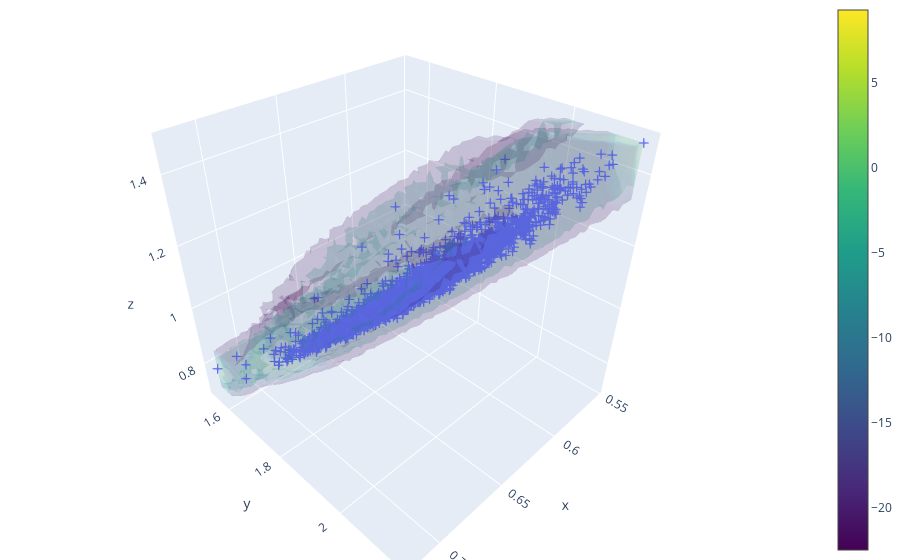

Notebook code cell kept with this figure:
### Code cell
import plotly.graph_objects as go

chains = pload("/pscratch/sd/h/hsimfroy/png/abacus_c0_i0_z08_lrg/tracer_real_eh0_ovsamp1_s8biases/lpt_64/test_chains.p")
names = ['sigma8', 'b1', 'b2']
chains = tree.map(jnp.concatenate, chains[names]).data
from scipy.stats import gaussian_kde
from plotly.graph_objects import Figure

# Extract the samples and flatten
samples = jnp.stack([chains[k] for k in names], -1)
kde = gaussian_kde(samples.T)

# Create evaluation grid
ranges = {k: (chains[k].min(), chains[k].max()) for k in names}
grids = [jnp.linspace(ranges[k][0], ranges[k][1], 30) for k in names]
mesh = jnp.meshgrid(*grids, indexing='ij')
points = jnp.stack([m.ravel() for m in mesh], axis=-1)

# Evaluate KDE
density = kde.logpdf(points.T).reshape(mesh[0].shape)

# Create 3D volume plot
fig = go.Figure()
fig.update_layout(
    margin=dict(l=0, r=0, b=0, t=0),
    legend=dict(xanchor="right", x=0.99, yanchor="top", y=0.9,),
    # width=800, height=800,
    scene=dict(xaxis_title=names[0], yaxis_title=names[1], zaxis_title=names[2]),
    )


fig.add_scatter3d(x=samples[:,0], 
                  y=samples[:,1], 
                  z=samples[:,2], 
                  mode = 'markers',
                  marker=dict(size=5, symbol='cross'), 
                  name='samples')


fig.add_scatter3d(x=samples[:,0], 
                  y=samples[:,1], 
                  z=samples[:,2], 
                  mode = 'lines',
                  marker=dict(size=5, symbol='cross'), 
                  name='samples')

fig.add_volume(
    x=mesh[0].ravel(),
    y=mesh[1].ravel(),
    z=mesh[2].ravel(),
    value=density.ravel(),
    opacity=.1,
    surface_count=3,
    isomin=np.quantile(density, 0.9),
    isomax=np.quantile(density, 1.),
    colorscale='Viridis'
)
fig.show()

### Figure 1 — Plotly figure (JSON) as saved in the notebook; plotly's stock layout.template omitted (floating-point values rounded to 4 significant figures; data arrays with more than 128 entries replaced by an {"elided": "..."} marker saying what was removed)
{"data": [{"marker": {"size": 5, "symbol": "cross"}, "mode": "markers", "name": "samples", "type": "scatter3d", "x": {"elided": "4096 float values"}, "y": {"elided": "4096 float values"}, "z": {"elided": "4096 float values"}}, {"colorscale": [[0, "#440154"], [0.1111, "#482878"], [0.2222, "#3e4989"], [0.3333, "#31688e"], [0.4444, "#26828e"], [0.5556, "#1f9e89"], [0.6667, "#35b779"], [0.7778, "#6ece58"], [0.8889, "#b5de2b"], [1, "#fde725"]], "isomax": 9.263, "isomin": -22.47, "opacity": 0.1, "surface": {"count": 3}, "type": "volume", "value": {"elided": "27000 float values"}, "x": {"elided": "27000 float values"}, "y": {"elided": "27000 float values"}, "z": {"elided": "27000 float values"}}], "layout": {"legend": {"x": 0.99, "xanchor": "right", "y": 0.9, "yanchor": "top"}, "margin": {"b": 0, "l": 0, "r": 0, "t": 0}}}
